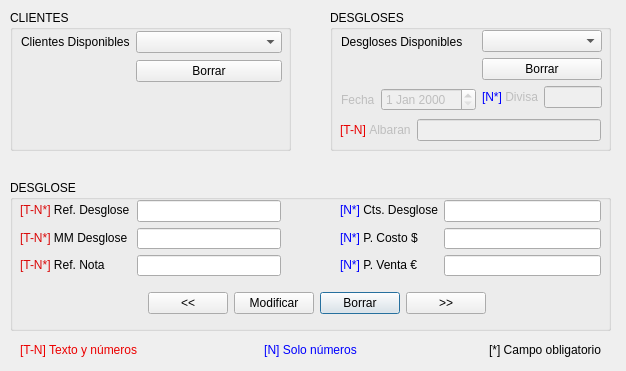
<?xml version="1.0" encoding="UTF-8"?>
<ui version="4.0">
 <class>FormEditarDesg</class>
 <widget class="QDialog" name="FormEditarDesg">
  <property name="geometry">
   <rect>
    <x>0</x>
    <y>0</y>
    <width>626</width>
    <height>371</height>
   </rect>
  </property>
  <property name="windowTitle">
   <string>Editar Desg</string>
  </property>
  <widget class="QGroupBox" name="groupBox_3">
   <property name="geometry">
    <rect>
     <x>10</x>
     <y>180</y>
     <width>601</width>
     <height>151</height>
    </rect>
   </property>
   <property name="title">
    <string>DESGLOSE</string>
   </property>
   <property name="flat">
    <bool>false</bool>
   </property>
   <widget class="QWidget" name="layoutWidget">
    <property name="geometry">
     <rect>
      <x>100</x>
      <y>110</y>
      <width>414</width>
      <height>27</height>
     </rect>
    </property>
    <layout class="QHBoxLayout" name="horizontalLayout_19">
     <item>
      <spacer name="horizontalSpacer_5">
       <property name="orientation">
        <enum>Qt::Horizontal</enum>
       </property>
       <property name="sizeHint" stdset="0">
        <size>
         <width>40</width>
         <height>20</height>
        </size>
       </property>
      </spacer>
     </item>
     <item>
      <layout class="QHBoxLayout" name="horizontalLayout_18">
       <item>
        <widget class="QPushButton" name="bttnAnterior">
         <property name="focusPolicy">
          <enum>Qt::NoFocus</enum>
         </property>
         <property name="text">
          <string>&lt;&lt;</string>
         </property>
        </widget>
       </item>
       <item>
        <widget class="QPushButton" name="botonModificarDvd">
         <property name="focusPolicy">
          <enum>Qt::NoFocus</enum>
         </property>
         <property name="text">
          <string>Modificar</string>
         </property>
        </widget>
       </item>
       <item>
        <widget class="QPushButton" name="botonBorrarDvd">
         <property name="enabled">
          <bool>true</bool>
         </property>
         <property name="sizePolicy">
          <sizepolicy hsizetype="Minimum" vsizetype="Fixed">
           <horstretch>0</horstretch>
           <verstretch>0</verstretch>
          </sizepolicy>
         </property>
         <property name="focusPolicy">
          <enum>Qt::NoFocus</enum>
         </property>
         <property name="text">
          <string>Borrar</string>
         </property>
         <property name="default">
          <bool>true</bool>
         </property>
        </widget>
       </item>
       <item>
        <widget class="QPushButton" name="bttnSiguiente">
         <property name="focusPolicy">
          <enum>Qt::NoFocus</enum>
         </property>
         <property name="text">
          <string>&gt;&gt;</string>
         </property>
        </widget>
       </item>
      </layout>
     </item>
     <item>
      <spacer name="horizontalSpacer_6">
       <property name="orientation">
        <enum>Qt::Horizontal</enum>
       </property>
       <property name="sizeType">
        <enum>QSizePolicy::Expanding</enum>
       </property>
       <property name="sizeHint" stdset="0">
        <size>
         <width>40</width>
         <height>20</height>
        </size>
       </property>
      </spacer>
     </item>
    </layout>
   </widget>
   <widget class="QWidget" name="layoutWidget_01">
    <property name="geometry">
     <rect>
      <x>330</x>
      <y>20</y>
      <width>261</width>
      <height>76</height>
     </rect>
    </property>
    <layout class="QHBoxLayout" name="horizontalLayout_4">
     <item>
      <layout class="QVBoxLayout" name="verticalLayout_7">
       <item>
        <widget class="QLabel" name="label_5">
         <property name="text">
          <string>&lt;html&gt;&lt;head/&gt;&lt;body&gt;&lt;p&gt;&lt;span style=&quot; color:#0000ff;&quot;&gt;[N*]&lt;/span&gt; Cts. Desglose&lt;/p&gt;&lt;/body&gt;&lt;/html&gt;</string>
         </property>
        </widget>
       </item>
       <item>
        <widget class="QLabel" name="label_6">
         <property name="text">
          <string>&lt;html&gt;&lt;head/&gt;&lt;body&gt;&lt;p&gt;&lt;span style=&quot; color:#0000ff;&quot;&gt;[N*]&lt;/span&gt; P. Costo $      &lt;/p&gt;&lt;/body&gt;&lt;/html&gt;</string>
         </property>
        </widget>
       </item>
       <item>
        <widget class="QLabel" name="label_9">
         <property name="text">
          <string>&lt;html&gt;&lt;head/&gt;&lt;body&gt;&lt;p&gt;&lt;span style=&quot; color:#0000ff;&quot;&gt;[N*]&lt;/span&gt; P. Venta €      &lt;/p&gt;&lt;/body&gt;&lt;/html&gt;</string>
         </property>
        </widget>
       </item>
      </layout>
     </item>
     <item>
      <layout class="QVBoxLayout" name="verticalLayout_4">
       <item>
        <widget class="QLineEdit" name="lineEdit_CtsDesglose"/>
       </item>
       <item>
        <widget class="QLineEdit" name="lineEdit_CostoDollar">
         <property name="sizePolicy">
          <sizepolicy hsizetype="Expanding" vsizetype="Fixed">
           <horstretch>0</horstretch>
           <verstretch>0</verstretch>
          </sizepolicy>
         </property>
        </widget>
       </item>
       <item>
        <widget class="QLineEdit" name="lineEdit_ventaEuro"/>
       </item>
      </layout>
     </item>
    </layout>
   </widget>
   <widget class="QWidget" name="layoutWidget_02">
    <property name="geometry">
     <rect>
      <x>10</x>
      <y>20</y>
      <width>261</width>
      <height>76</height>
     </rect>
    </property>
    <layout class="QHBoxLayout" name="horizontalLayout_7">
     <item>
      <layout class="QVBoxLayout" name="verticalLayout_9">
       <item>
        <widget class="QLabel" name="label_2">
         <property name="text">
          <string>&lt;html&gt;&lt;head/&gt;&lt;body&gt;&lt;p&gt;&lt;span style=&quot; color:#da0909;&quot;&gt;[T-N*] &lt;/span&gt;Ref. Desglose&lt;/p&gt;&lt;/body&gt;&lt;/html&gt;</string>
         </property>
        </widget>
       </item>
       <item>
        <widget class="QLabel" name="label_3">
         <property name="text">
          <string>&lt;html&gt;&lt;head/&gt;&lt;body&gt;&lt;p&gt;&lt;span style=&quot; color:#da0909;&quot;&gt;[T-N*] &lt;/span&gt;MM Desglose &lt;/p&gt;&lt;/body&gt;&lt;/html&gt;</string>
         </property>
        </widget>
       </item>
       <item>
        <widget class="QLabel" name="label_10">
         <property name="text">
          <string>&lt;html&gt;&lt;head/&gt;&lt;body&gt;&lt;p&gt;&lt;span style=&quot; color:#da0909;&quot;&gt;[T-N*] &lt;/span&gt;Ref. Nota&lt;/p&gt;&lt;/body&gt;&lt;/html&gt;</string>
         </property>
        </widget>
       </item>
      </layout>
     </item>
     <item>
      <layout class="QVBoxLayout" name="verticalLayout_8">
       <item>
        <widget class="QLineEdit" name="lineEdit_RefDesglose"/>
       </item>
       <item>
        <widget class="QLineEdit" name="lineEdit_MMdesglose"/>
       </item>
       <item>
        <widget class="QLineEdit" name="lineEdit_RefNota"/>
       </item>
      </layout>
     </item>
    </layout>
   </widget>
  </widget>
  <widget class="QGroupBox" name="groupBox">
   <property name="geometry">
    <rect>
     <x>10</x>
     <y>10</y>
     <width>281</width>
     <height>141</height>
    </rect>
   </property>
   <property name="title">
    <string>CLIENTES</string>
   </property>
   <property name="flat">
    <bool>false</bool>
   </property>
   <property name="checkable">
    <bool>false</bool>
   </property>
   <widget class="QWidget" name="layoutWidget_03">
    <property name="geometry">
     <rect>
      <x>11</x>
      <y>20</y>
      <width>261</width>
      <height>53</height>
     </rect>
    </property>
    <layout class="QHBoxLayout" name="horizontalLayout">
     <item>
      <layout class="QVBoxLayout" name="verticalLayout_5">
       <item>
        <widget class="QLabel" name="label_4">
         <property name="text">
          <string>Clientes Disponibles</string>
         </property>
        </widget>
       </item>
       <item>
        <widget class="QLabel" name="label_12">
         <property name="text">
          <string/>
         </property>
        </widget>
       </item>
      </layout>
     </item>
     <item>
      <layout class="QVBoxLayout" name="verticalLayout">
       <item>
        <widget class="QComboBox" name="comboBox">
         <property name="sizePolicy">
          <sizepolicy hsizetype="Expanding" vsizetype="Fixed">
           <horstretch>0</horstretch>
           <verstretch>0</verstretch>
          </sizepolicy>
         </property>
         <property name="focusPolicy">
          <enum>Qt::NoFocus</enum>
         </property>
        </widget>
       </item>
       <item>
        <widget class="QPushButton" name="botonBorrarCliente">
         <property name="focusPolicy">
          <enum>Qt::NoFocus</enum>
         </property>
         <property name="text">
          <string>Borrar</string>
         </property>
        </widget>
       </item>
      </layout>
     </item>
    </layout>
   </widget>
  </widget>
  <widget class="QGroupBox" name="groupBox_2">
   <property name="geometry">
    <rect>
     <x>330</x>
     <y>10</y>
     <width>281</width>
     <height>141</height>
    </rect>
   </property>
   <property name="title">
    <string>DESGLOSES</string>
   </property>
   <widget class="QWidget" name="layoutWidget_04">
    <property name="geometry">
     <rect>
      <x>10</x>
      <y>109</y>
      <width>261</width>
      <height>22</height>
     </rect>
    </property>
    <layout class="QHBoxLayout" name="horizontalLayout_14">
     <item>
      <widget class="QLabel" name="label_11">
       <property name="enabled">
        <bool>false</bool>
       </property>
       <property name="text">
        <string>&lt;html&gt;&lt;head/&gt;&lt;body&gt;&lt;p&gt;&lt;span style=&quot; color:#e80000;&quot;&gt;[T-N]  &lt;/span&gt;Albaran&lt;/p&gt;&lt;/body&gt;&lt;/html&gt;</string>
       </property>
      </widget>
     </item>
     <item>
      <widget class="QLineEdit" name="lineEdit_Albaran">
       <property name="enabled">
        <bool>false</bool>
       </property>
       <property name="focusPolicy">
        <enum>Qt::NoFocus</enum>
       </property>
      </widget>
     </item>
    </layout>
   </widget>
   <widget class="QWidget" name="layoutWidget_05">
    <property name="geometry">
     <rect>
      <x>11</x>
      <y>20</y>
      <width>261</width>
      <height>81</height>
     </rect>
    </property>
    <layout class="QHBoxLayout" name="horizontalLayout_2">
     <item>
      <layout class="QVBoxLayout" name="verticalLayout_6">
       <item>
        <widget class="QLabel" name="label">
         <property name="text">
          <string>Desgloses Disponibles</string>
         </property>
        </widget>
       </item>
       <item>
        <widget class="QLabel" name="label_13">
         <property name="text">
          <string/>
         </property>
        </widget>
       </item>
       <item>
        <layout class="QHBoxLayout" name="horizontalLayout_6">
         <item>
          <widget class="QLabel" name="label_8">
           <property name="enabled">
            <bool>false</bool>
           </property>
           <property name="text">
            <string>Fecha</string>
           </property>
          </widget>
         </item>
         <item>
          <widget class="QDateEdit" name="dateEdit">
           <property name="enabled">
            <bool>false</bool>
           </property>
           <property name="focusPolicy">
            <enum>Qt::ClickFocus</enum>
           </property>
          </widget>
         </item>
        </layout>
       </item>
      </layout>
     </item>
     <item>
      <layout class="QVBoxLayout" name="verticalLayout_2">
       <item>
        <widget class="QComboBox" name="comboBoxDesglose">
         <property name="sizePolicy">
          <sizepolicy hsizetype="Expanding" vsizetype="Fixed">
           <horstretch>0</horstretch>
           <verstretch>0</verstretch>
          </sizepolicy>
         </property>
         <property name="focusPolicy">
          <enum>Qt::NoFocus</enum>
         </property>
        </widget>
       </item>
       <item>
        <widget class="QPushButton" name="botonBorrarDesglose">
         <property name="focusPolicy">
          <enum>Qt::NoFocus</enum>
         </property>
         <property name="text">
          <string>Borrar</string>
         </property>
        </widget>
       </item>
       <item>
        <layout class="QHBoxLayout" name="horizontalLayout_5">
         <item>
          <widget class="QLabel" name="label_7">
           <property name="enabled">
            <bool>false</bool>
           </property>
           <property name="text">
            <string>&lt;html&gt;&lt;head/&gt;&lt;body&gt;&lt;p&gt;&lt;span style=&quot; color:#0000ff;&quot;&gt;[N*]&lt;/span&gt; Divisa&lt;/p&gt;&lt;/body&gt;&lt;/html&gt;</string>
           </property>
          </widget>
         </item>
         <item>
          <widget class="QLineEdit" name="lineEdit_DollarEuro">
           <property name="enabled">
            <bool>false</bool>
           </property>
           <property name="focusPolicy">
            <enum>Qt::NoFocus</enum>
           </property>
          </widget>
         </item>
        </layout>
       </item>
      </layout>
     </item>
    </layout>
   </widget>
  </widget>
  <widget class="QWidget" name="layoutWidget_06">
   <property name="geometry">
    <rect>
     <x>20</x>
     <y>340</y>
     <width>581</width>
     <height>20</height>
    </rect>
   </property>
   <layout class="QHBoxLayout" name="horizontalLayout_3">
    <item>
     <widget class="QLabel" name="label_14">
      <property name="text">
       <string>&lt;html&gt;&lt;head/&gt;&lt;body&gt;&lt;p&gt;&lt;span style=&quot; color:#ec0000;&quot;&gt;[T-N] Texto y números&lt;/span&gt;&lt;/p&gt;&lt;/body&gt;&lt;/html&gt;</string>
      </property>
      <property name="textFormat">
       <enum>Qt::RichText</enum>
      </property>
     </widget>
    </item>
    <item>
     <widget class="QLabel" name="label_15">
      <property name="text">
       <string>&lt;html&gt;&lt;head/&gt;&lt;body&gt;&lt;p align=&quot;center&quot;&gt;&lt;span style=&quot; color:#0000ff;&quot;&gt;[N] Solo números&lt;/span&gt;&lt;/p&gt;&lt;/body&gt;&lt;/html&gt;</string>
      </property>
     </widget>
    </item>
    <item>
     <widget class="QLabel" name="label_16">
      <property name="text">
       <string>&lt;html&gt;&lt;head/&gt;&lt;body&gt;&lt;p align=&quot;right&quot;&gt;[*] Campo obligatorio&lt;/p&gt;&lt;/body&gt;&lt;/html&gt;</string>
      </property>
     </widget>
    </item>
   </layout>
  </widget>
 </widget>
 <tabstops>
  <tabstop>lineEdit_RefDesglose</tabstop>
  <tabstop>lineEdit_MMdesglose</tabstop>
  <tabstop>lineEdit_RefNota</tabstop>
  <tabstop>lineEdit_CtsDesglose</tabstop>
  <tabstop>lineEdit_CostoDollar</tabstop>
  <tabstop>lineEdit_ventaEuro</tabstop>
  <tabstop>lineEdit_DollarEuro</tabstop>
  <tabstop>lineEdit_Albaran</tabstop>
 </tabstops>
 <resources/>
 <connections/>
</ui>
